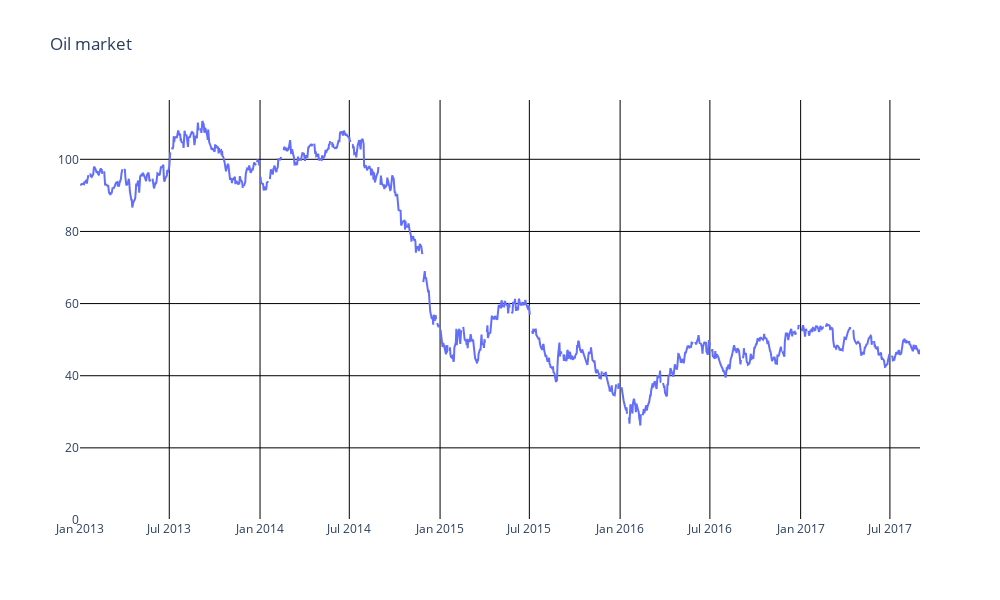

This figure's notebook cell:
### Code cell
plot_graph.plot_time_serie(graph_data=df_oil,
                           time_axis= "date",
                           y_axis="dcoilwtico",
                           graph_title="Oil market",
                           df_bar= None,
                           time_axis_df_bar= "date",
                           )

### Figure 1 — Plotly figure (JSON) as saved in the notebook; plotly's stock layout.template omitted (floating-point values rounded to 4 significant figures; data arrays with more than 128 entries replaced by an {"elided": "..."} marker saying what was removed)
{"data": [{"mode": "lines", "type": "scatter", "x": {"elided": "1218 str values"}, "y": {"elided": "1218 float values"}}], "layout": {"autosize": false, "height": 600, "paper_bgcolor": "white", "plot_bgcolor": "white", "title": {"text": "Oil market"}, "width": 1000, "xaxis": {"gridcolor": "black", "gridwidth": 1, "showgrid": true, "tickmode": "auto"}, "yaxis": {"autorange": true, "gridcolor": "black", "gridwidth": 1, "rangemode": "tozero", "showgrid": true}}}
